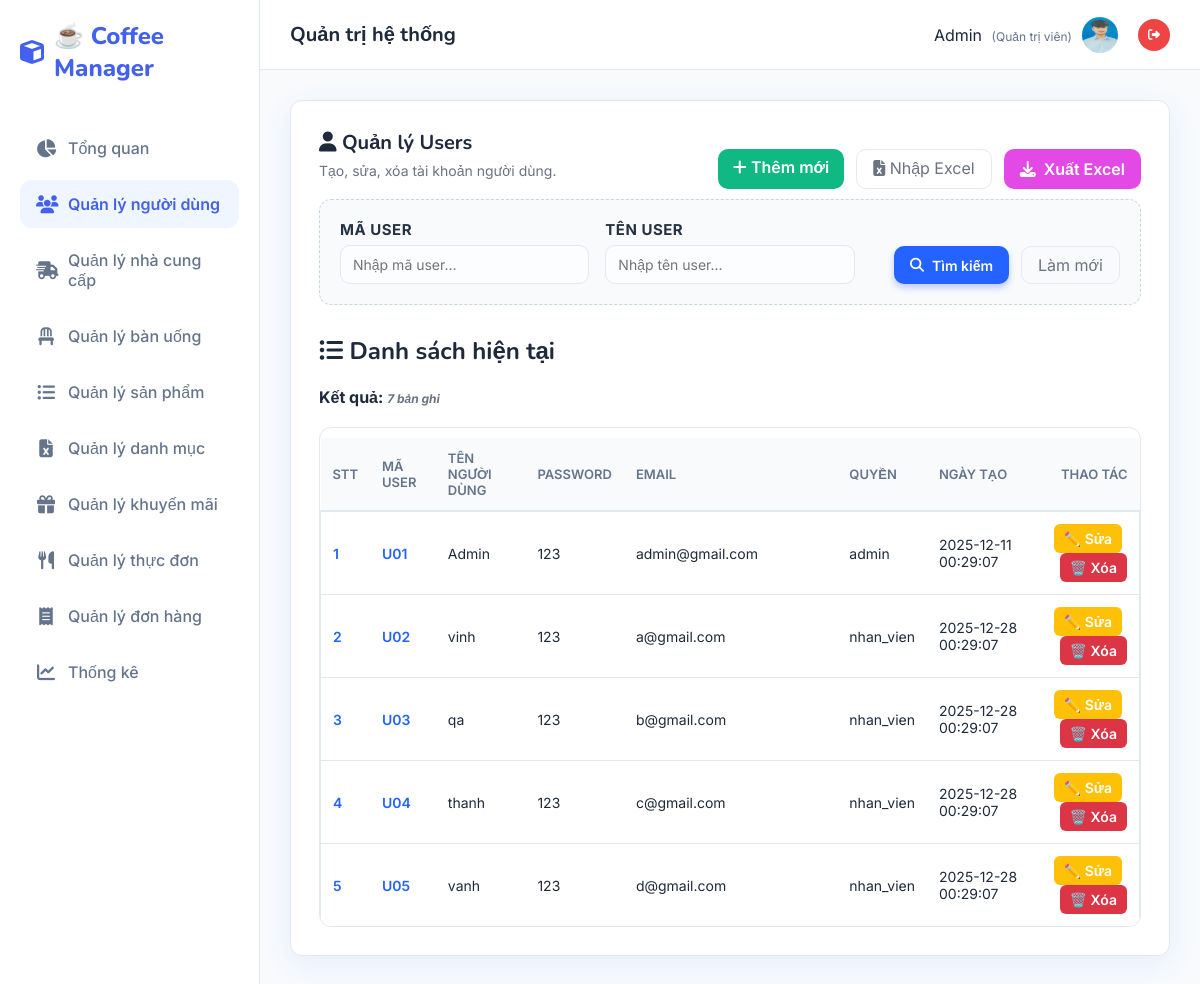
/Users/danhsach (signed in), run on an earlier commit of the app's database.
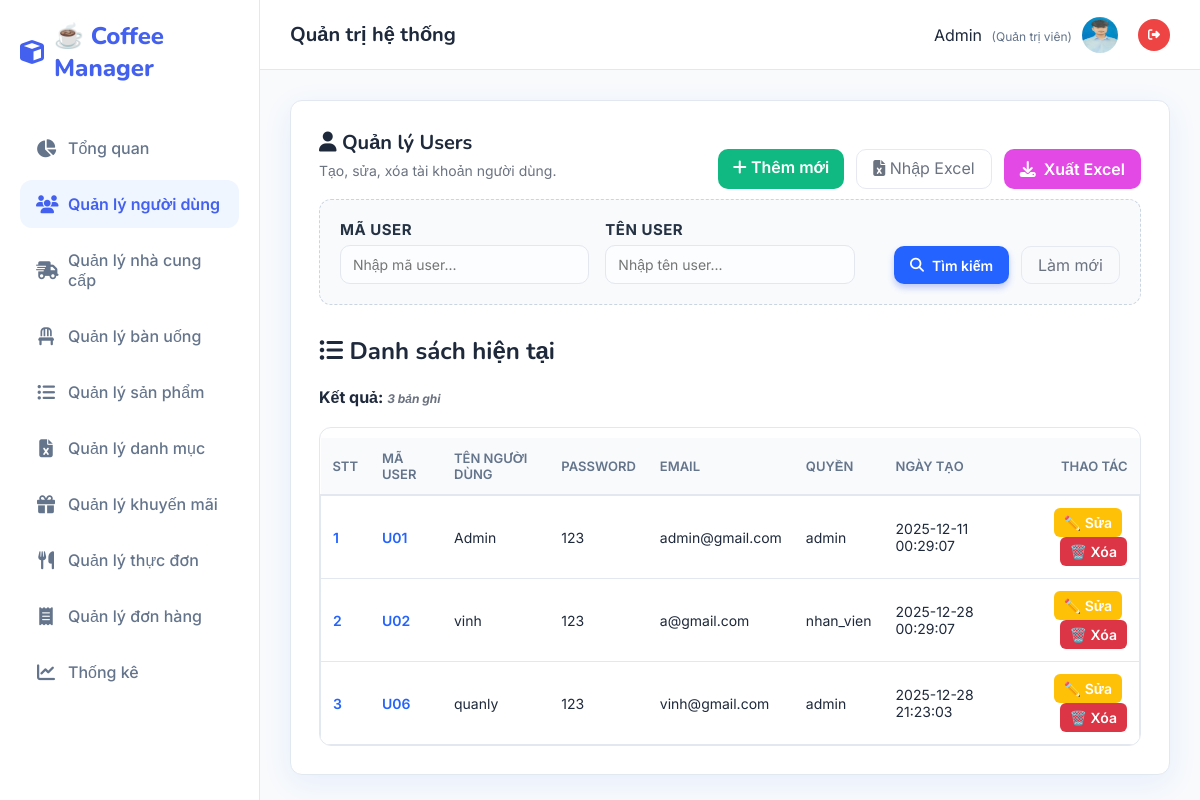
And on a later commit of the database.
### tables this page shows
CREATE TABLE `users` (
  `ma_user` varchar(50) NOT NULL,
  `ten_user` varchar(100) NOT NULL,
  `password` varchar(255) NOT NULL,
  `email` varchar(100) NOT NULL UNIQUE,
  `phan_quyen` enum('admin','nhan_vien') DEFAULT 'nhan_vien',
  `ngay_tao` datetime DEFAULT CURRENT_TIMESTAMP()
);

### MVC/Core/controller.php (called while the page is built, shortened)
<?php
    class controller{
        public function model($model){
        return new $model;
        }
        public function view($view,$data=[]){
            include_once __DIR__.'/../Views/'.$view.'.php';
        }
    }
?>

### MVC/Controllers/Users.php (called while the page is built, shortened)
<?php
    class Users extends controller{
        private $user;
        function __construct()
        {
            $this->user = $this->model("Users_m");
        }
        function danhsach(){
            $result = $this->user->Users_getAll();
            $this->view('Master',[
                'page' => 'Danhsachusers_v',
                'ma_user' => '',
                'ten_user' => '',
                'dulieu' => $result
            ]);
        }
    }
?>

### MVC/Core/app.php (called while the page is built, shortened)
<?php
    class app{
        protected $action = "Get_data";
        function __construct()
        {
            $arr = $this->processURL();
            if($arr!=null){
                if(file_exists(__DIR__.'/../Controllers/'.$arr[0].'.php')){
                    unset($arr[0]);
                }
            }
            $this->controller=new $this->controller;
            if(isset($arr[1])){
                if(method_exists($this->controller,$arr[1])){
                    $this->action=$arr[1];
                    unset($arr[1]);
                }
            }
            $this->param=$arr?array_values($arr):[];
            call_user_func_array([$this->controller,$this->action],$this->param);
        }
        function processURL(){
        if(isset($_GET['url'])){
            return explode('/',filter_var(trim($_GET['url']),FILTER_DEFAULT));
        }
    }
    }
?>

### index.php (called while the page is built, shortened)
<?php
    $myapp = new app();
?>

### MVC/Core/connectDB.php (called while the page is built, shortened)
<?php
    class connectDB{
            function __construct()
            {
                $this->con=mysqli_connect('localhost','root','','Web');
            }
    }
?>

### MVC/Models/Users_m.php (called while the page is built, shortened)
<?php
    class Users_m extends connectDB{
        function Users_getAll(){
            $sql = "SELECT * FROM users ORDER BY LENGTH(ma_user), ma_user";
            return mysqli_query($this->con, $sql);
        }
    }
?>

### MVC/Views/Pages/Danhsachusers_v.php (the view, shortened to what the changed rows need)
<!DOCTYPE html>
<html lang="vi">
<body>
    <div class="card">
        <div class="actions-top">
            <div>
                <h1><i class="fa-solid fa-user"></i> Quản lý Users</h1>
            </div>
        </div>
        <h2><i class="fa-solid fa-list-ul"></i> Danh sách hiện tại</h2>
        <?php
            if(isset($data['dulieu'])){
                if (is_object($data['dulieu'])) {
                    $count = mysqli_num_rows($data['dulieu']);
                    mysqli_data_seek($data['dulieu'], 0);
                } else {
                    $count = 0;
                }
            ?>
        <div style="margin:10px 0">
            <strong>Kết quả: <span id="resultCount" class="hint"></span></strong>
        </div>
        <div class="table-container">
            <table>
                <thead>
                    <tr>
                        <th>STT</th>
                        <th>Mã User</th>
                        <th>Tên người dùng</th>
                        <th>Password</th>
                        <th>Email</th>
                        <th>Quyền</th>
                        <th>Ngày tạo</th>
                        <th style="text-align:right">Thao tác</th>
                    </tr>
                </thead>
                <tbody id="userBody">
                    <?php
                    if($count > 0) {
                        $serial = 1;
                        while($row = mysqli_fetch_array($data['dulieu'])){
                    ?>
                    <tr>
                        <td><span style="font-weight:600;color:var(--accent)"><?php echo $serial++; ?></span>
                        </td>
                        <td><span
                                style="font-weight:600;color:var(--accent)"><?php echo htmlspecialchars($row['ma_user']) ?></span>
                        </td>
                        <td><?php echo htmlspecialchars($row['ten_user']) ?></td>
                        <td><?php echo htmlspecialchars($row['password']) ?></td>
                        <td><?php echo htmlspecialchars($row['email']) ?></td>
                        <td><?php echo htmlspecialchars($row['phan_quyen']) ?></td>
                        <td><?php echo htmlspecialchars($row['ngay_tao']) ?></td>
                        <td style="text-align:right">
                            <a href="http://localhost/QLSP/Users/sua/<?php echo urlencode($row['ma_user']) ?>"><button
                                    class="btn-edit">✏️
                                    Sửa</button></a>
                            <a href="http://localhost/QLSP/Users/xoa/<?php echo urlencode($row['ma_user']) ?>"
                                onclick="return confirm('Bạn có chắc chắn muốn xoá không?')"><button
                                    class="btn-delete">🗑️
                                    Xóa</button></a>
                        </td>
                    </tr>
                    <?php } } ?>
                </tbody>
            </table>
        </div>
        <?php } ?>
    </div>
</body>
</html>

What changed in the data, as far as the page shows it:
removed users: ma_user "U03", ten_user "qa", password "123", email "b@gmail.com", phan_quyen "nhan_vien", ngay_tao "2025-12-28 00:29:07"
removed users: ma_user "U04", ten_user "thanh", password "123", email "c@gmail.com", phan_quyen "nhan_vien", ngay_tao "2025-12-28 00:29:07"
removed users: ma_user "U05", ten_user "vanh", password "123", email "d@gmail.com", phan_quyen "nhan_vien", ngay_tao "2025-12-28 00:29:07"
now on this page (row unchanged): users: ma_user "U06", ten_user "quanly", password "123", email "vinh@gmail.com", phan_quyen "admin", ngay_tao "2025-12-28 21:23:03"
Also different on the page:
text written by a page script: "7 bản ghi" → "3 bản ghi"
